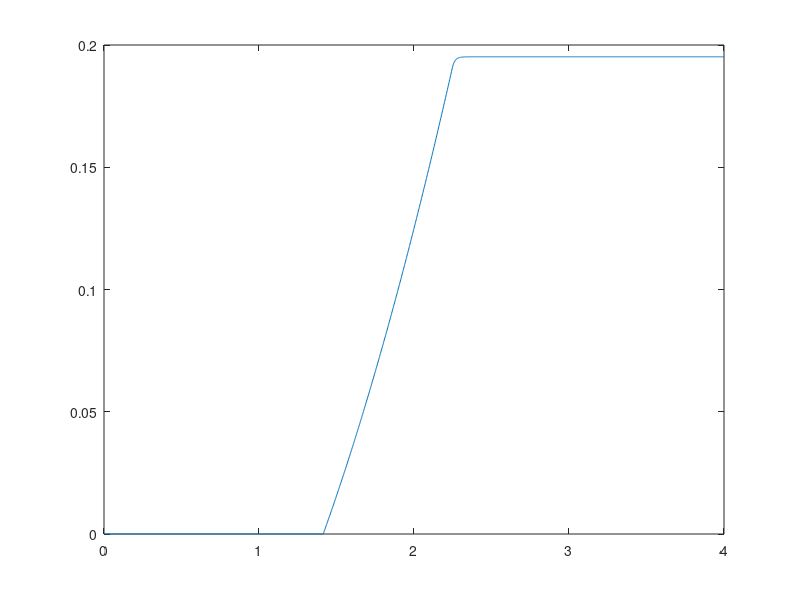
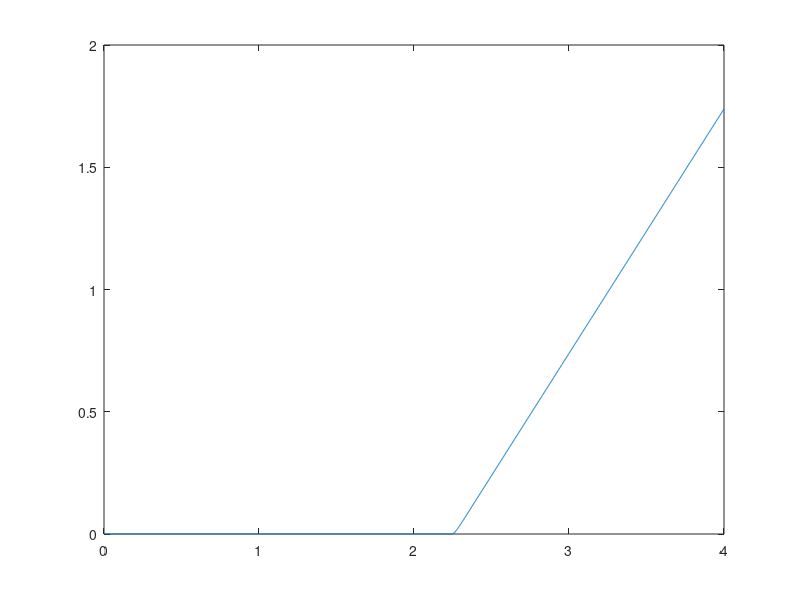
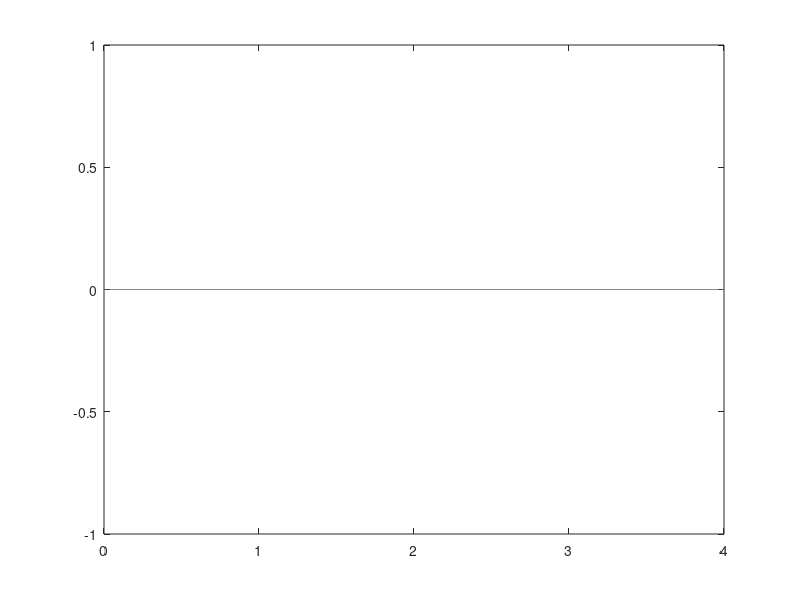
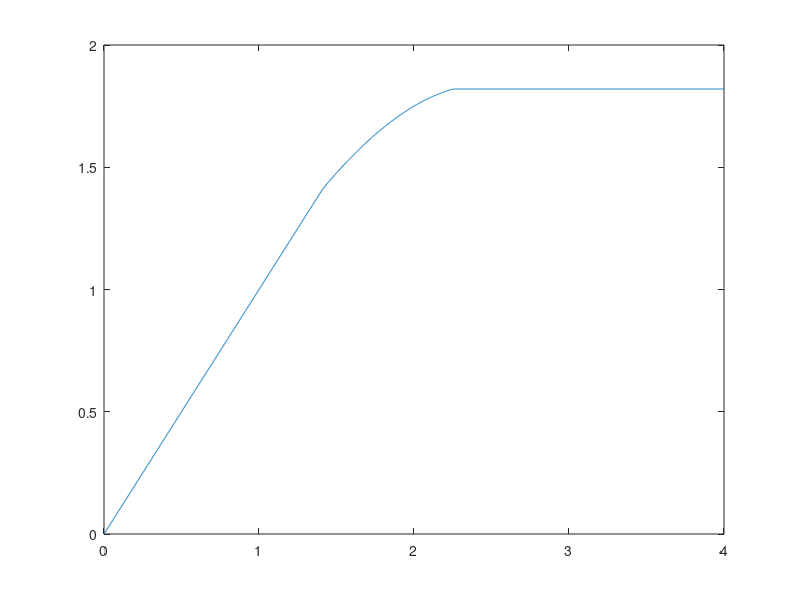

MATLAB code to generate these figures, in order:
%-------------------------------------------
%-------------------------------------------
% Single Spring Displacement Control
% Hemivariational Elasto-Damage Model
% Newton-Raphson Solver with Penalty Formulation
clear; clc;
%-------------------------------------------
%-------------------------------------------
k=1;
kt = 1;
kd = 8;
st = 1.82;
sc = st;
ubar = 4;
Kp = 1E6*k;
N = 2000;
% Initial State (disp-damage-plastic/tension-plastic/comp)
u0 = [0, 0, 0, 0];
u1 = [0, 0, 0, 0];
% Storage
U = zeros(N+1,4);
F = zeros(N+1,1);
enorm = 1;
TOL = 1E-8;
count = 0;
for i=1:N
    % Displacement Step
    ui = (i/N)*ubar;
    while enorm > TOL
        u1(1) = (1/(k*(1-u0(2))+Kp))*(Kp*ui+(k*(1-u0(2)))*(u0(3)-u0(4)));
        u1(2) = (1/kd)*(0.5*k*(u0(1)-u0(3)+u0(4))^2-kt);
        u1(3) = (-st/(k*(1-u0(2))))+u0(1)+u0(4);
        u1(4) = (-sc/(k*(1-u0(2))))-u0(1)+u0(3);
        if u1(2)<=u0(2)
            u1(2) = u0(2);
        end
        if u1(3)<=u0(3)
            u1(3) = u0(3);
        end
        if u1(4)<=u0(4)
            u1(4) = u0(4);
        end
        if u1(2) >= 1
            u1(2) = 0.99;
        end
        enorm = norm(u1-u0)
        count = count + 1;
        u0 = u1;
    end
    U(i+1,:) = [u0(1), u0(2), u0(3), u0(4)];
    F(i+1) = k*(1-u0(2))*(u0(1)-u0(3)+u0(4));
    enorm = 1;
end
figure;
plot(U(:,1),U(:,2));
figure;
plot(U(:,1),U(:,3));
figure;
plot(U(:,1),U(:,4));
figure;
plot(U(:,1),F);